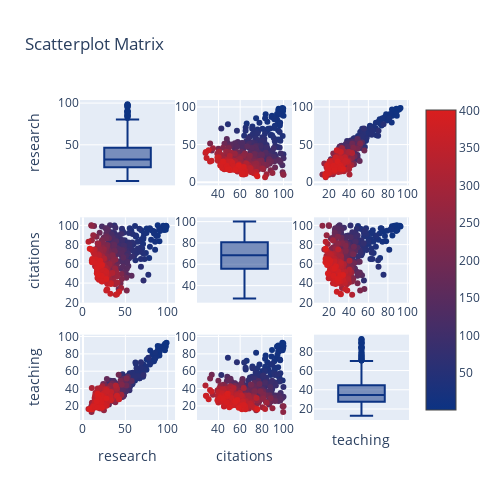

The cell this chart's notebook holds for it:
### Code cell
fig = ff.create_scatterplotmatrix( 
                                  data2015, 
                                  diag='box',  
                                  index='index', 
                                  colormap='Portland',
                                  colormap_type='cat',  
                                  height=500, width=500)
iplot(fig)

### Figure 1 — Plotly figure (JSON) as saved in the notebook; plotly's stock layout.template omitted (floating-point values rounded to 4 significant figures; data arrays with more than 128 entries replaced by an {"elided": "..."} marker saying what was removed)
{"data": [{"marker": {"color": "rgb(12, 51, 131)"}, "showlegend": false, "type": "box", "xaxis": "x", "y": {"elided": "401 float values"}, "yaxis": "y"}, {"marker": {"color": {"elided": "401 int values"}, "colorscale": [[0, "rgb(12, 51, 131)"], [1, "rgb(217, 30, 30)"]], "showscale": true, "size": 6}, "mode": "markers", "showlegend": false, "type": "scatter", "x": {"elided": "401 float values"}, "xaxis": "x2", "y": {"elided": "401 float values"}, "yaxis": "y2"}, {"marker": {"color": {"elided": "401 int values"}, "colorscale": [[0, "rgb(12, 51, 131)"], [1, "rgb(217, 30, 30)"]], "showscale": false, "size": 6}, "mode": "markers", "showlegend": false, "type": "scatter", "x": {"elided": "401 float values"}, "xaxis": "x3", "y": {"elided": "401 float values"}, "yaxis": "y3"}, {"marker": {"color": {"elided": "401 int values"}, "colorscale": [[0, "rgb(12, 51, 131)"], [1, "rgb(217, 30, 30)"]], "showscale": false, "size": 6}, "mode": "markers", "showlegend": false, "type": "scatter", "x": {"elided": "401 float values"}, "xaxis": "x4", "y": {"elided": "401 float values"}, "yaxis": "y4"}, {"marker": {"color": "rgb(12, 51, 131)"}, "showlegend": false, "type": "box", "xaxis": "x5", "y": {"elided": "401 float values"}, "yaxis": "y5"}, {"marker": {"color": {"elided": "401 int values"}, "colorscale": [[0, "rgb(12, 51, 131)"], [1, "rgb(217, 30, 30)"]], "showscale": false, "size": 6}, "mode": "markers", "showlegend": false, "type": "scatter", "x": {"elided": "401 float values"}, "xaxis": "x6", "y": {"elided": "401 float values"}, "yaxis": "y6"}, {"marker": {"color": {"elided": "401 int values"}, "colorscale": [[0, "rgb(12, 51, 131)"], [1, "rgb(217, 30, 30)"]], "showscale": false, "size": 6}, "mode": "markers", "showlegend": false, "type": "scatter", "x": {"elided": "401 float values"}, "xaxis": "x7", "y": {"elided": "401 float values"}, "yaxis": "y7"}, {"marker": {"color": {"elided": "401 int values"}, "colorscale": [[0, "rgb(12, 51, 131)"], [1, "rgb(217, 30, 30)"]], "showscale": false, "size": 6}, "mode": "markers", "showlegend": false, "type": "scatter", "x": {"elided": "401 float values"}, "xaxis": "x8", "y": {"elided": "401 float values"}, "yaxis": "y8"}, {"marker": {"color": "rgb(12, 51, 131)"}, "showlegend": false, "type": "box", "xaxis": "x9", "y": {"elided": "401 float values"}, "yaxis": "y9"}], "layout": {"height": 500, "showlegend": true, "title": {"text": "Scatterplot Matrix"}, "width": 500, "xaxis": {"anchor": "y", "autorange": true, "domain": [0, 0.2889], "range": [-0.5, 0.5], "showticklabels": false, "type": "category"}, "xaxis2": {"anchor": "y2", "autorange": true, "domain": [0.3556, 0.6444], "range": [20.13, 107.9], "type": "linear"}, "xaxis3": {"anchor": "y3", "autorange": true, "domain": [0.7111, 1], "range": [4.267, 101.6], "type": "linear"}, "xaxis4": {"anchor": "y4", "autorange": true, "domain": [0, 0.2889], "range": [-3.567, 108.7], "type": "linear"}, "xaxis5": {"anchor": "y5", "autorange": true, "domain": [0.3556, 0.6444], "range": [-0.5, 0.5], "showticklabels": false, "type": "category"}, "xaxis6": {"anchor": "y6", "autorange": true, "domain": [0.7111, 1], "range": [4.267, 101.6], "type": "linear"}, "xaxis7": {"anchor": "y7", "autorange": true, "domain": [0, 0.2889], "range": [-3.567, 108.7], "title": {"text": "research"}, "type": "linear"}, "xaxis8": {"anchor": "y8", "autorange": true, "domain": [0.3556, 0.6444], "range": [20.13, 107.9], "title": {"text": "citations"}, "type": "linear"}, "xaxis9": {"anchor": "y9", "autorange": true, "domain": [0.7111, 1], "range": [-0.5, 0.5], "showticklabels": false, "title": {"text": "teaching"}, "type": "category"}, "yaxis": {"anchor": "x", "autorange": true, "domain": [0.7333, 1], "range": [1.383, 103.7], "title": {"text": "research"}, "type": "linear"}, "yaxis2": {"anchor": "x2", "autorange": true, "domain": [0.7333, 1], "range": [-4.154, 109.3], "type": "linear"}, "yaxis3": {"anchor": "x3", "autorange": true, "domain": [0.7333, 1], "range": [-4.154, 109.3], "type": "linear"}, "yaxis4": {"anchor": "x4", "autorange": true, "domain": [0.3667, 0.6333], "range": [19.67, 108.3], "title": {"text": "citations"}, "type": "linear"}, "yaxis5": {"anchor": "x5", "autorange": true, "domain": [0.3667, 0.6333], "range": [24, 104], "type": "linear"}, "yaxis6": {"anchor": "x6", "autorange": true, "domain": [0.3667, 0.6333], "range": [19.67, 108.3], "type": "linear"}, "yaxis7": {"anchor": "x7", "autorange": true, "domain": [0, 0.2667], "range": [3.757, 102.1], "title": {"text": "teaching"}, "type": "linear"}, "yaxis8": {"anchor": "x8", "autorange": true, "domain": [0, 0.2667], "range": [3.757, 102.1], "type": "linear"}, "yaxis9": {"anchor": "x9", "autorange": true, "domain": [0, 0.2667], "range": [8.561, 97.34], "type": "linear"}}}
